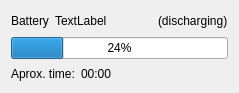
<?xml version="1.0" encoding="UTF-8"?>
<ui version="4.0">
 <class>WidgetBattery</class>
 <widget class="QWidget" name="WidgetBattery">
  <property name="geometry">
   <rect>
    <x>0</x>
    <y>0</y>
    <width>239</width>
    <height>93</height>
   </rect>
  </property>
  <property name="windowTitle">
   <string>Form</string>
  </property>
  <layout class="QVBoxLayout" name="verticalLayout">
   <item>
    <layout class="QHBoxLayout" name="horizontalLayout_2">
     <item>
      <widget class="QLabel" name="label">
       <property name="text">
        <string>Battery</string>
       </property>
      </widget>
     </item>
     <item>
      <widget class="QLabel" name="battNoLabel">
       <property name="text">
        <string>TextLabel</string>
       </property>
      </widget>
     </item>
     <item>
      <spacer name="horizontalSpacer">
       <property name="orientation">
        <enum>Qt::Horizontal</enum>
       </property>
       <property name="sizeHint" stdset="0">
        <size>
         <width>40</width>
         <height>20</height>
        </size>
       </property>
      </spacer>
     </item>
     <item>
      <widget class="QLabel" name="stateLabel">
       <property name="text">
        <string>(discharging)</string>
       </property>
      </widget>
     </item>
    </layout>
   </item>
   <item>
    <widget class="QProgressBar" name="capacity">
     <property name="value">
      <number>24</number>
     </property>
    </widget>
   </item>
   <item>
    <layout class="QHBoxLayout" name="horizontalLayout">
     <item>
      <widget class="QLabel" name="timeTextLabel">
       <property name="text">
        <string>Aprox. time:</string>
       </property>
      </widget>
     </item>
     <item>
      <widget class="QLabel" name="timeLabel">
       <property name="text">
        <string>00:00</string>
       </property>
      </widget>
     </item>
     <item>
      <spacer name="horizontalSpacer_3">
       <property name="orientation">
        <enum>Qt::Horizontal</enum>
       </property>
       <property name="sizeHint" stdset="0">
        <size>
         <width>13</width>
         <height>17</height>
        </size>
       </property>
      </spacer>
     </item>
    </layout>
   </item>
  </layout>
 </widget>
 <resources/>
 <connections/>
</ui>
